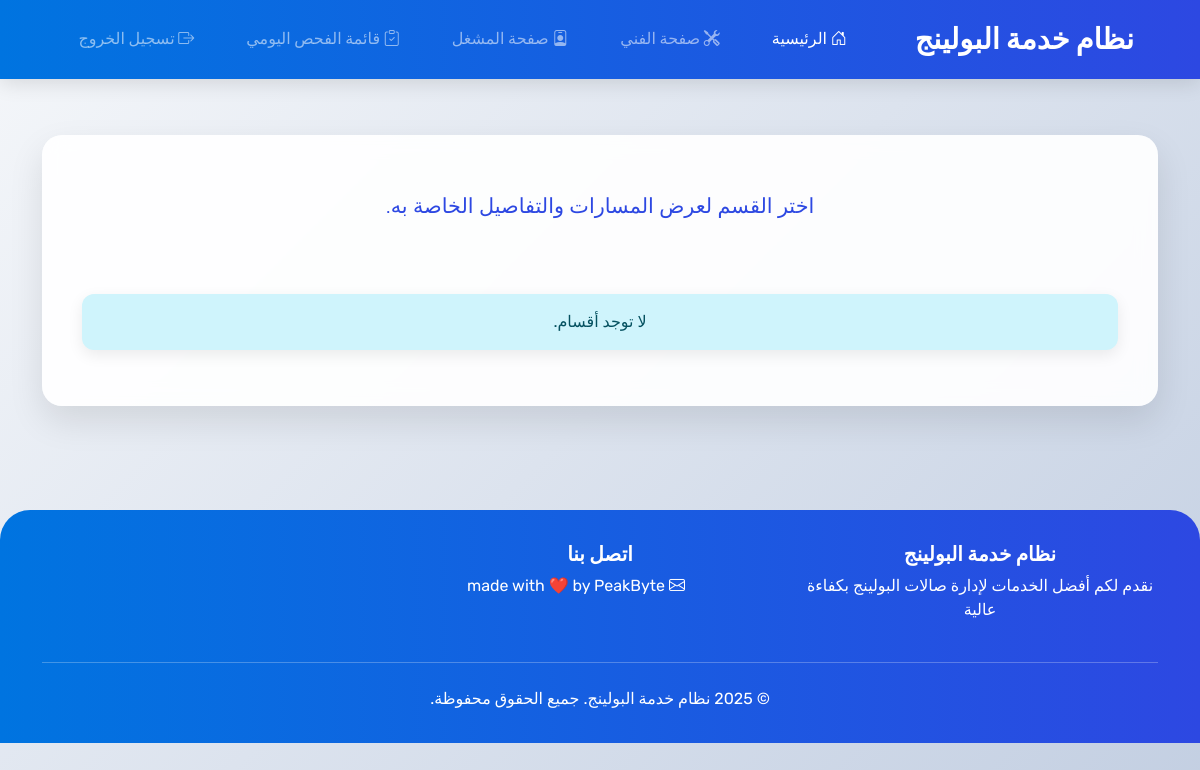
The app's page /app1/ (signed in), older data.
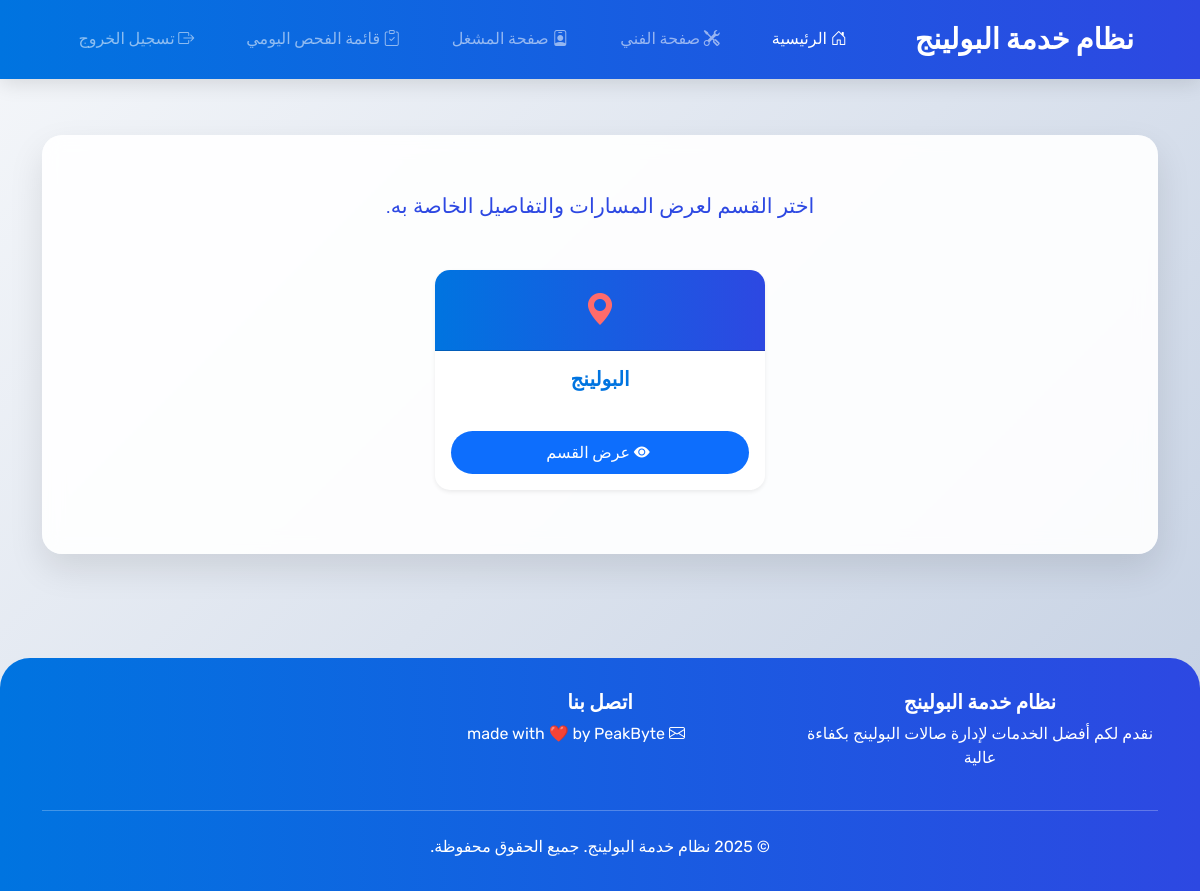
The same page, newer data.
### app1/models.py (models this page shows, shortened)
class Section(models.Model):
    name = models.CharField(max_length=100)

### app1/views.py (the view)
# urls.py: path('', views.home, name='home'),
@login_required
def home(request):
    if not staff_role(request):
        messages.error(request, "You do not have permission to access this page.")
        return redirect('home_genaric')
    sections = Section.objects.all()
    context = {'sections': sections}
    return render(request, 'home.html', context)

### auth_management/permission.py (called while the page is built)
@login_required
def staff_role(request):
    if request.user.groups.filter(name='Admin').exists() or request.user.groups.filter(name='Staff').exists():
        print( "staff role")
        return True
    else:
        return False

### app1/templates/home.html (shortened to what this page needs)
{% extends 'base.html' %}
{% block content %}
<div class="text-center mb-5">
    <p class="lead mt-3" style="font-size:1.3rem; color: var(--secondary);">
        اختر القسم لعرض المسارات والتفاصيل الخاصة به.
    </p>
</div>
<div class="row justify-content-center">
    {% for section in sections %}
    <div class="col-lg-4 col-md-6 mb-4 d-flex align-items-stretch">
        <div class="card shadow-sm w-100 h-100 wow-card" style="transition:all 0.4s;">
            <div class="card-header text-center" style="background: linear-gradient(90deg, var(--primary) 0%, var(--secondary) 100%); color: #fff;">
                <i class="bi bi-geo-alt-fill" style="font-size:2rem; color:var(--accent);"></i>
            </div>
            <div class="card-body d-flex flex-column justify-content-between">
                <h5 class="card-title fw-bold text-center mb-3" style="color:var(--primary);">{{ section.name }}</h5>
                <a href="{% url 'section_detail' section.id %}" class="btn btn-primary mt-auto" style="border-radius:50px;">
                    <i class="bi bi-eye-fill me-1"></i> عرض القسم
                </a>
            </div>
        </div>
    </div>
    {% empty %}
    <div class="col-12 text-center">
        <p class="alert alert-info mt-4">لا توجد أقسام.</p>
    </div>
    {% endfor %}
</div>
{% endblock %}

Row changes from the older to the newer data that the page shows:
added Section: name "البولينج"
Text that changed along with them:
text no longer shown: "لا توجد أقسام."
